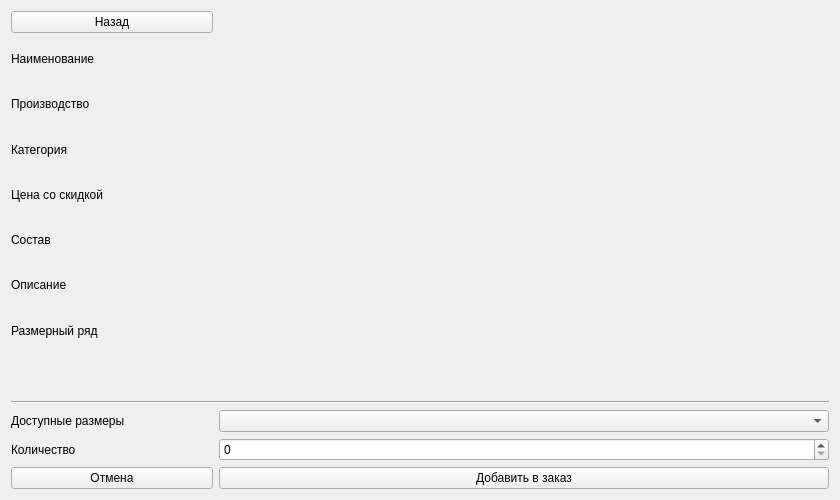
<?xml version="1.0" encoding="UTF-8"?>
<ui version="4.0">
 <class>Info</class>
 <widget class="QWidget" name="Info">
  <property name="geometry">
   <rect>
    <x>0</x>
    <y>0</y>
    <width>840</width>
    <height>500</height>
   </rect>
  </property>
  <property name="windowTitle">
   <string>Карточка товара</string>
  </property>
  <layout class="QGridLayout" name="gridLayout" rowstretch="0,1,1,1,1,1,1,1,1,0,0,0,0" columnstretch="1,2,0">
   <item row="0" column="0">
    <widget class="QPushButton" name="btnBack">
     <property name="text">
      <string>Назад</string>
     </property>
    </widget>
   </item>
   <item row="1" column="0">
    <widget class="QLabel" name="labelName">
     <property name="text">
      <string>Наименование</string>
     </property>
    </widget>
   </item>
   <item row="1" column="1">
    <widget class="QLabel" name="valueName">
     <property name="text">
      <string/>
     </property>
     <property name="textFormat">
      <enum>Qt::TextFormat::PlainText</enum>
     </property>
     <property name="wordWrap">
      <bool>true</bool>
     </property>
    </widget>
   </item>
   <item row="2" column="0">
    <widget class="QLabel" name="labelManufacturer">
     <property name="text">
      <string>Производство</string>
     </property>
    </widget>
   </item>
   <item row="2" column="1">
    <widget class="QLabel" name="valueManufacturer">
     <property name="text">
      <string/>
     </property>
     <property name="textFormat">
      <enum>Qt::TextFormat::PlainText</enum>
     </property>
     <property name="wordWrap">
      <bool>true</bool>
     </property>
    </widget>
   </item>
   <item row="3" column="0">
    <widget class="QLabel" name="labelCategory">
     <property name="text">
      <string>Категория</string>
     </property>
    </widget>
   </item>
   <item row="3" column="1">
    <widget class="QLabel" name="valueCategory">
     <property name="text">
      <string/>
     </property>
     <property name="textFormat">
      <enum>Qt::TextFormat::PlainText</enum>
     </property>
     <property name="wordWrap">
      <bool>true</bool>
     </property>
    </widget>
   </item>
   <item row="4" column="0">
    <widget class="QLabel" name="labelPrice">
     <property name="text">
      <string>Цена со скидкой</string>
     </property>
    </widget>
   </item>
   <item row="4" column="1">
    <widget class="QLabel" name="valuePrice">
     <property name="text">
      <string/>
     </property>
     <property name="textFormat">
      <enum>Qt::TextFormat::PlainText</enum>
     </property>
    </widget>
   </item>
   <item row="5" column="0">
    <widget class="QLabel" name="labelComposition">
     <property name="text">
      <string>Состав</string>
     </property>
    </widget>
   </item>
   <item row="5" column="1">
    <widget class="QLabel" name="valueComposition">
     <property name="text">
      <string/>
     </property>
     <property name="textFormat">
      <enum>Qt::TextFormat::PlainText</enum>
     </property>
     <property name="wordWrap">
      <bool>true</bool>
     </property>
    </widget>
   </item>
   <item row="6" column="0">
    <widget class="QLabel" name="labelDescription">
     <property name="text">
      <string>Описание</string>
     </property>
    </widget>
   </item>
   <item row="6" column="1">
    <widget class="QLabel" name="valueDescription">
     <property name="text">
      <string/>
     </property>
     <property name="textFormat">
      <enum>Qt::TextFormat::PlainText</enum>
     </property>
     <property name="wordWrap">
      <bool>true</bool>
     </property>
    </widget>
   </item>
   <item row="7" column="0">
    <widget class="QLabel" name="labelSizeRange">
     <property name="text">
      <string>Размерный ряд</string>
     </property>
    </widget>
   </item>
   <item row="7" column="1">
    <widget class="QLabel" name="valueSizeRange">
     <property name="text">
      <string/>
     </property>
     <property name="textFormat">
      <enum>Qt::TextFormat::PlainText</enum>
     </property>
     <property name="wordWrap">
      <bool>true</bool>
     </property>
    </widget>
   </item>
   <item row="1" column="2" rowspan="7">
    <widget class="QLabel" name="imagePreview">
     <property name="minimumSize">
      <size>
       <width>200</width>
       <height>180</height>
      </size>
     </property>
     <property name="maximumSize">
      <size>
       <width>200</width>
       <height>180</height>
      </size>
     </property>
     <property name="accessibleName">
      <string>Изображение товара</string>
     </property>
     <property name="alignment">
      <set>Qt::AlignmentFlag::AlignCenter</set>
     </property>
    </widget>
   </item>
   <item row="8" column="0" colspan="3">
    <widget class="QLabel" name="labelStatus">
     <property name="text">
      <string/>
     </property>
     <property name="textFormat">
      <enum>Qt::TextFormat::PlainText</enum>
     </property>
     <property name="wordWrap">
      <bool>true</bool>
     </property>
    </widget>
   </item>
   <item row="9" column="0" colspan="3">
    <widget class="Line" name="orderSeparator">
     <property name="orientation">
      <enum>Qt::Orientation::Horizontal</enum>
     </property>
    </widget>
   </item>
   <item row="10" column="0">
    <widget class="QLabel" name="labelAvailableSizes">
     <property name="text">
      <string>Доступные размеры</string>
     </property>
     <property name="buddy">
      <cstring>cmbxSizes</cstring>
     </property>
    </widget>
   </item>
   <item row="10" column="1" colspan="2">
    <widget class="QComboBox" name="cmbxSizes"/>
   </item>
   <item row="11" column="0">
    <widget class="QLabel" name="labelQuantity">
     <property name="text">
      <string>Количество</string>
     </property>
     <property name="buddy">
      <cstring>spinQuantity</cstring>
     </property>
    </widget>
   </item>
   <item row="11" column="1" colspan="2">
    <widget class="QSpinBox" name="spinQuantity"/>
   </item>
   <item row="12" column="0">
    <widget class="QPushButton" name="btnCancel">
     <property name="text">
      <string>Отмена</string>
     </property>
    </widget>
   </item>
   <item row="12" column="1" colspan="2">
    <widget class="QPushButton" name="btnAddToOrder">
     <property name="text">
      <string>Добавить в заказ</string>
     </property>
    </widget>
   </item>
  </layout>
 </widget>
 <tabstops>
  <tabstop>btnBack</tabstop>
  <tabstop>cmbxSizes</tabstop>
  <tabstop>spinQuantity</tabstop>
  <tabstop>btnCancel</tabstop>
  <tabstop>btnAddToOrder</tabstop>
 </tabstops>
 <resources/>
 <connections/>
</ui>
